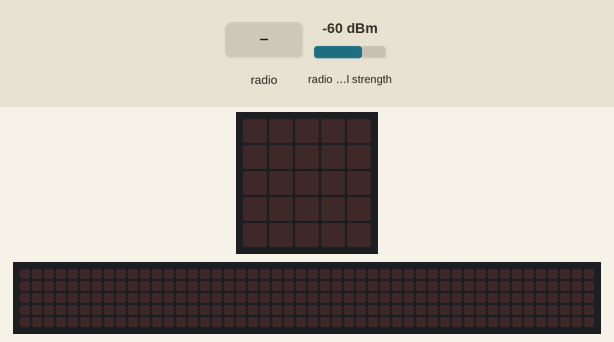
A program run on a simulated BBC micro:bit (MakeCode). Parts: the board's 5×5 LED display, a strip that is not on the board, showing the scrolling text unrolled. The test bench sets the inputs (shaded band); at power-on: radio signal strength -60 dBm. The 48×5 strip is a reading aid, not a part: it shows the text the display is scrolling, unrolled, one strip-width of it at a time.

Above: at 1.2 s.
1.3 s: radio message "1" arrives
At 1.45 s:
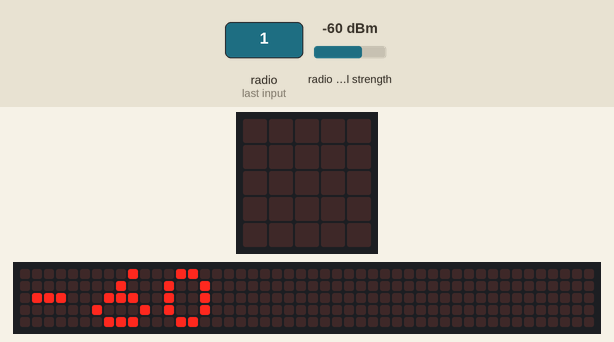
4.3 s: radio message "0" arrives
At 5.37 s:
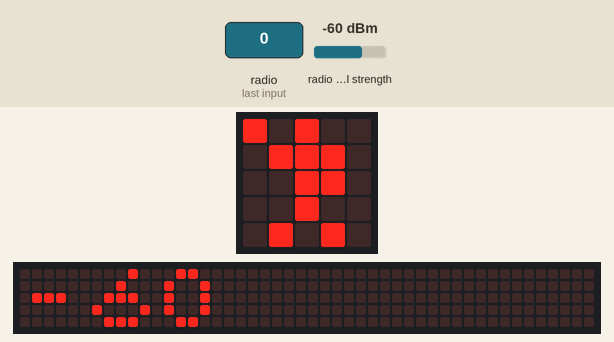
7.3 s: radio message "5" arrives
At 9.52 s:
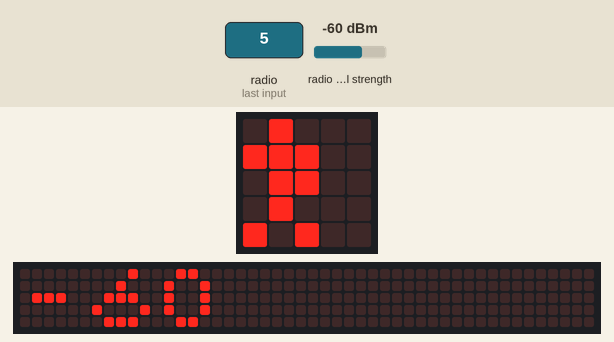
Timing chart, 0 to 11.0 s (numbered marks = the images above; inputs shaded):
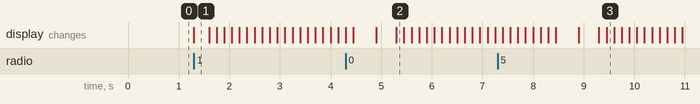

The program:

main.ts
```typescript
radio.onReceivedNumber(function (receivedNumber) {
    Sinal = radio.receivedPacket(RadioPacketProperty.SignalStrength)
    basic.showNumber(Sinal)
    if (Sinal < -90) {
        basic.showLeds(`
            . . . . .
            . . . . .
            . . . . .
            . . # . .
            . # . # .
            `)
    } else if (Sinal < -80) {
        basic.showLeds(`
            . . # . .
            . . # . .
            . . # . .
            . . # . .
            . # . # .
            `)
    } else {
        basic.showLeds(`
            # . # . .
            . # # # .
            . . # # .
            . . # . .
            . # . # .
            `)
    }
})
let Sinal = 0
radio.setGroup(1)
basic.forever(function () {

})
```

test.ts
```typescript
// testes vão aqui; isto não será compilado quando este pacote for usado como uma extensão.
```

Measured:
- after the input at 1.3 s, the display: changes at once (image 1)
- after the input at 4.3 s, the display: first differs from a run without the input after 1.0 s (image 2)
- after the input at 7.3 s, the display: first differs from a run without the input after 2.0 s (image 3 shows a later state)
